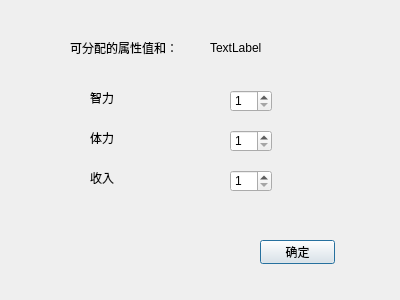
<?xml version="1.0" encoding="UTF-8"?>
<ui version="4.0">
 <class>yourrestart</class>
 <widget class="QDialog" name="yourrestart">
  <property name="geometry">
   <rect>
    <x>0</x>
    <y>0</y>
    <width>400</width>
    <height>300</height>
   </rect>
  </property>
  <property name="windowTitle">
   <string>要变成什么样呢~</string>
  </property>
  <property name="windowIcon">
   <iconset resource="pictures.qrc">
    <normaloff>:/pictures/logo.png</normaloff>:/pictures/logo.png</iconset>
  </property>
  <widget class="QLabel" name="label">
   <property name="geometry">
    <rect>
     <x>70</x>
     <y>40</y>
     <width>121</width>
     <height>16</height>
    </rect>
   </property>
   <property name="text">
    <string>可分配的属性值和：</string>
   </property>
  </widget>
  <widget class="QLabel" name="total">
   <property name="geometry">
    <rect>
     <x>210</x>
     <y>40</y>
     <width>53</width>
     <height>16</height>
    </rect>
   </property>
   <property name="text">
    <string>TextLabel</string>
   </property>
  </widget>
  <widget class="QSpinBox" name="intelligence">
   <property name="geometry">
    <rect>
     <x>230</x>
     <y>90</y>
     <width>42</width>
     <height>22</height>
    </rect>
   </property>
   <property name="minimum">
    <number>1</number>
   </property>
  </widget>
  <widget class="QSpinBox" name="strength">
   <property name="geometry">
    <rect>
     <x>230</x>
     <y>130</y>
     <width>42</width>
     <height>22</height>
    </rect>
   </property>
   <property name="minimum">
    <number>1</number>
   </property>
  </widget>
  <widget class="QSpinBox" name="income">
   <property name="geometry">
    <rect>
     <x>230</x>
     <y>170</y>
     <width>42</width>
     <height>22</height>
    </rect>
   </property>
   <property name="minimum">
    <number>1</number>
   </property>
   <property name="value">
    <number>1</number>
   </property>
  </widget>
  <widget class="QLabel" name="label_2">
   <property name="geometry">
    <rect>
     <x>90</x>
     <y>90</y>
     <width>53</width>
     <height>16</height>
    </rect>
   </property>
   <property name="text">
    <string>智力</string>
   </property>
  </widget>
  <widget class="QLabel" name="label_3">
   <property name="geometry">
    <rect>
     <x>90</x>
     <y>130</y>
     <width>53</width>
     <height>16</height>
    </rect>
   </property>
   <property name="text">
    <string>体力</string>
   </property>
  </widget>
  <widget class="QLabel" name="label_4">
   <property name="geometry">
    <rect>
     <x>90</x>
     <y>170</y>
     <width>53</width>
     <height>16</height>
    </rect>
   </property>
   <property name="text">
    <string>收入</string>
   </property>
  </widget>
  <widget class="QPushButton" name="sure">
   <property name="geometry">
    <rect>
     <x>260</x>
     <y>240</y>
     <width>75</width>
     <height>24</height>
    </rect>
   </property>
   <property name="text">
    <string>确定</string>
   </property>
  </widget>
 </widget>
 <resources>
  <include location="pictures.qrc"/>
 </resources>
 <connections/>
</ui>
